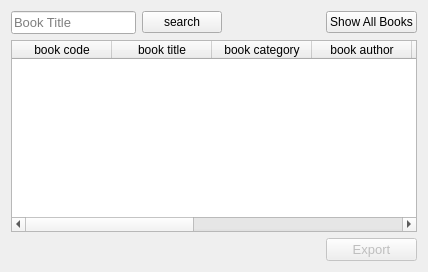
          <widget class="QWidget" name="tab_8">
           <attribute name="title">
            <string>All Books</string>
           </attribute>
           <layout class="QGridLayout" name="gridLayout_10">
            <item row="1" column="0" colspan="6">
             <widget class="QTableWidget" name="tableWidget_2">
              <property name="styleSheet">
               <string notr="true"/>
              </property>
              <property name="showGrid">
               <bool>true</bool>
              </property>
              <property name="sortingEnabled">
               <bool>true</bool>
              </property>
              <property name="cornerButtonEnabled">
               <bool>true</bool>
              </property>
              <attribute name="horizontalHeaderCascadingSectionResizes">
               <bool>false</bool>
              </attribute>
              <attribute name="horizontalHeaderHighlightSections">
               <bool>true</bool>
              </attribute>
              <column>
               <property name="text">
                <string>book code</string>
               </property>
              </column>
              <column>
               <property name="text">
                <string>book title</string>
               </property>
              </column>
              <column>
               <property name="text">
                <string>book category</string>
               </property>
              </column>
              <column>
               <property name="text">
                <string>book author</string>
               </property>
              </column>
              <column>
               <property name="text">
                <string>book publisher</string>
               </property>
              </column>
              <column>
               <property name="text">
                <string>book price</string>
               </property>
              </column>
              <column>
               <property name="text">
                <string>part order</string>
               </property>
              </column>
              <column>
               <property name="text">
                <string>date</string>
               </property>
              </column>
              <column>
               <property name="text">
                <string>book status</string>
               </property>
              </column>
             </widget>
            </item>
            <item row="0" column="0">
             <widget class="QLineEdit" name="lineEdit_2">
              <property name="font">
               <font>
                <family>MS Shell Dlg 2</family>
                <pointsize>10</pointsize>
                <weight>9</weight>
                <italic>false</italic>
                <bold>false</bold>
               </font>
              </property>
              <property name="placeholderText">
               <string>Book Title</string>
              </property>
             </widget>
            </item>
            <item row="0" column="3">
             <spacer name="horizontalSpacer_10">
              <property name="orientation">
               <enum>Qt::Horizontal</enum>
              </property>
              <property name="sizeHint" stdset="0">
               <size>
                <width>40</width>
                <height>20</height>
               </size>
              </property>
             </spacer>
            </item>
            <item row="2" column="5">
             <widget class="QPushButton" name="pushButton_69">
              <property name="enabled">
               <bool>false</bool>
              </property>
              <property name="font">
               <font>
                <family>MS Shell Dlg 2</family>
                <pointsize>10</pointsize>
                <weight>9</weight>
                <italic>false</italic>
                <bold>false</bold>
               </font>
              </property>
              <property name="text">
               <string>Export</string>
              </property>
             </widget>
            </item>
            <item row="0" column="2">
             <spacer name="horizontalSpacer_43">
              <property name="orientation">
               <enum>Qt::Horizontal</enum>
              </property>
              <property name="sizeHint" stdset="0">
               <size>
                <width>40</width>
                <height>20</height>
               </size>
              </property>
             </spacer>
            </item>
            <item row="0" column="5">
             <widget class="QPushButton" name="pushButton_20">
              <property name="sizePolicy">
               <sizepolicy hsizetype="Maximum" vsizetype="Fixed">
                <horstretch>0</horstretch>
                <verstretch>0</verstretch>
               </sizepolicy>
              </property>
              <property name="text">
               <string>Show All Books</string>
              </property>
             </widget>
            </item>
            <item row="0" column="1">
             <widget class="QPushButton" name="pushButton_9">
              <property name="sizePolicy">
               <sizepolicy hsizetype="Maximum" vsizetype="Fixed">
                <horstretch>0</horstretch>
                <verstretch>0</verstretch>
               </sizepolicy>
              </property>
              <property name="text">
               <string>search</string>
              </property>
             </widget>
            </item>
           </layout>
          </widget>
